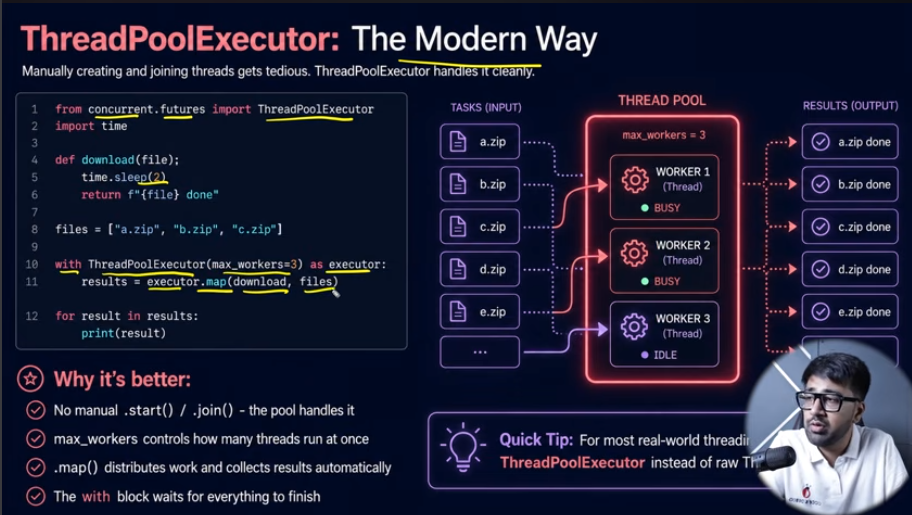
#> input picture SmoothProjects/Short_concepts_oriented/Screenshot 2026-06-13 203908.png, 912 x 515 px, found by its file name
$ python 3_photoConverter.py
#> lines starting #> are read from the running program, lines starting #| are printed output that depends on the picture
import cv2

# [7 lines of commented-out code are left out]
img = cv2.imread(r"A:\CODING\ADVANCED PYTHON\SmoothProjects\Short_concepts_oriented\Screenshot 2026-06-13 203908.png")
#> img is the input picture: shape (515, 912, 3); mean B, G, R 53.7, 30.9, 29.9

if img is None:
    print("Image not found!")
else:
    sharp = cv2.detailEnhance(
        img,
        sigma_s=10,
        sigma_r=0.15
    )
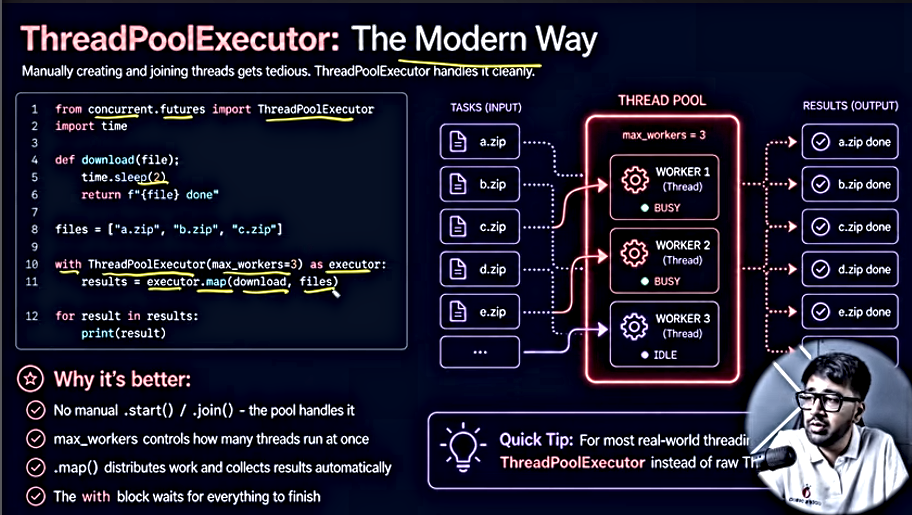
#> sharp: shape (515, 912, 3); mean B, G, R 48.9, 30.1, 31.4

    cv2.imwrite("hd_photo.jpg", sharp)
    print("Photo enhanced successfully! 📸")
